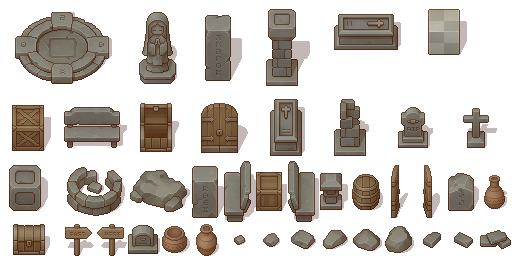
#> input picture game/assets/tilesets/props.png, 512 x 256 px, found by its file name
$ python pack_sprite_sheet.py props assets/tilesets/props.png game/assets/tilesets/props.png
#> lines starting #> are read from the running program, lines starting #| are printed output that depends on the picture
#!/usr/bin/env python3
"""Repack a free-form sprite sheet onto a 32 px grid for Godot's tile atlas.

The Cainos "with shadow" prop and plant sheets place sprites wherever they
fit, so slicing them on a 32 px grid cuts sprites in half. This script finds
each sprite by its alpha, gives it a whole-cell block, centers it in that
block and writes a new sheet plus a JSON manifest the tileset builder reads:

    [{"name": "prop_03", "cell": [x, y], "size": [w, h], "pixels": [w, h]}, ...]

Usage:
    python3 tools/pack_sprite_sheet.py props assets/tilesets/props.png game/assets/tilesets/props.png
    python3 tools/pack_sprite_sheet.py plant "assets/tilesets/plant.png" game/assets/tilesets/plant.png

The manifest lands next to the output as <name>.json.
"""

import json
import math
import sys
from pathlib import Path

from PIL import Image

CELL = 32
SHEET_WIDTH_CELLS = 16
# Pixels closer than this are one sprite, so a sprite and its soft shadow stay
# together.
MERGE_GAP = 2
# Anything smaller is sheet clutter (label text, stray pixels), not a sprite.
MIN_PIXELS = 8


def find_sprites(image: Image.Image):
    width, height = image.size
    alpha = image.getchannel("A").load()
    seen = [[False] * width for _ in range(height)]
    boxes = []
    for y in range(height):
        for x in range(width):
            if alpha[x, y] == 0 or seen[y][x]:
                continue
            stack = [(x, y)]
            seen[y][x] = True
            xs, ys = [], []
            while stack:
                cx, cy = stack.pop()
                xs.append(cx)
                ys.append(cy)
                for dy in range(-MERGE_GAP, MERGE_GAP + 1):
                    for dx in range(-MERGE_GAP, MERGE_GAP + 1):
                        nx, ny = cx + dx, cy + dy
                        if 0 <= nx < width and 0 <= ny < height and alpha[nx, ny] and not seen[ny][nx]:
                            seen[ny][nx] = True
                            stack.append((nx, ny))
            box = (min(xs), min(ys), max(xs) + 1, max(ys) + 1)
            if box[2] - box[0] >= MIN_PIXELS and box[3] - box[1] >= MIN_PIXELS:
                boxes.append(box)
    # Reading order of the source sheet keeps names stable between runs.
    boxes.sort(key=lambda b: (b[1] // CELL, b[0]))
    return boxes


def pack(prefix: str, source: Path, output: Path) -> None:
#> called with prefix = 'props'
    image = Image.open(source).convert("RGBA")
#> image is the input picture: PIL image 512x256 RGBA; mean R, G, B, A 42.6, 36.1, 29.9, 92.1
    boxes = find_sprites(image)
#> boxes = 36 items, first 6: (15, 12, 112, 84), (139, 11, 180, 84), (205, 15, 242, 81), (266, 9, 310, 86), (334, 14, 401, 50), (428, 9, 467, 55)

    entries = []
    blocks = []
    for index, (x0, y0, x1, y1) in enumerate(boxes):
        w, h = x1 - x0, y1 - y0
        blocks.append(
            {
                "name": f"{prefix}_{index:02d}",
                "box": (x0, y0, x1, y1),
                "pixels": (w, h),
                "size": (math.ceil(w / CELL), math.ceil(h / CELL)),
            }
        )
#> this loop made 36 passes
#> (x0, y0, x1, y1, w, h) on passes 1 to 12: (15, 12, 112, 84, 97, 72), (139, 11, 180, 84, 41, 73), (205, 15, 242, 81, 37, 66), (266, 9, 310, 86, 44, 77), (334, 14, 401, 50, 67, 36), (428, 9, 467, 55, 39, 46), (12, 105, 51, 151, 39, 46), (64, 107, 127, 148, 63, 41), (140, 103, 179, 152, 39, 49), (199, 103, 248, 153, 49, 50), (270, 99, 305, 156, 35, 57), (334, 99, 369, 156, 35, 57)
#> after the loop, blocks = 36 items

    # Shelf packing, tallest first, so the sheet stays compact.
    blocks.sort(key=lambda b: (-b["size"][1], -b["size"][0]))
    cursor_x = cursor_y = shelf_height = 0
    for block in blocks:
        bw, bh = block["size"]
        if cursor_x + bw > SHEET_WIDTH_CELLS:
            cursor_x = 0
            cursor_y += shelf_height
            shelf_height = 0
        block["cell"] = (cursor_x, cursor_y)
        cursor_x += bw
        shelf_height = max(shelf_height, bh)
#> this loop made 36 passes
#> (bw, bh, cursor_x, cursor_y, shelf_height) on passes 6, 13, 23: (3, 2, 3, 3, 2), (2, 2, 2, 5, 2), (2, 1, 2, 7, 1)
#> (bw, bh, cursor_x, shelf_height) on passes 1, 2, 3, 4, 5, 7: (4, 3, 4, 3), (2, 3, 6, 3), (2, 3, 8, 3), (2, 3, 10, 3), (6, 2, 16, 3), (2, 2, 5, 2)
#> after the loop, cursor_x = 16; cursor_y = 7; shelf_height = 1
    sheet_height_cells = cursor_y + shelf_height
#> sheet_height_cells = 8

    sheet = Image.new("RGBA", (SHEET_WIDTH_CELLS * CELL, sheet_height_cells * CELL), (0, 0, 0, 0))
#> sheet: PIL image 512x256 RGBA; every value is 0
    for block in blocks:
        sprite = image.crop(block["box"])
        bw, bh = block["size"]
        pw, ph = block["pixels"]
        cx, cy = block["cell"]
        offset = (cx * CELL + (bw * CELL - pw) // 2, cy * CELL + (bh * CELL - ph) // 2)
        sheet.alpha_composite(sprite, offset)
        entries.append(
            {"name": block["name"], "cell": list(block["cell"]), "size": [bw, bh], "pixels": [pw, ph]}
        )
#> this loop made 36 passes
#> (bw, bh, pw, ph, cx, cy, offset) on passes 1 to 12: (4, 3, 97, 72, 0, 0, (15, 12)), (2, 3, 41, 73, 4, 0, (139, 11)), (2, 3, 37, 66, 6, 0, (205, 15)), (2, 3, 44, 77, 8, 0, (266, 9)), (6, 2, 191, 61, 10, 0, (320, 1)), (3, 2, 67, 36, 0, 3, (14, 110)), (2, 2, 39, 46, 3, 3, (108, 105)), (2, 2, 39, 46, 5, 3, (172, 105)), (2, 2, 63, 41, 7, 3, (224, 107)), (2, 2, 39, 49, 9, 3, (300, 103)), (2, 2, 49, 50, 11, 3, (359, 103)), (2, 2, 35, 57, 13, 3, (430, 99))
#> pass 1, in pack, `sprite = image.crop(block["box"])`:
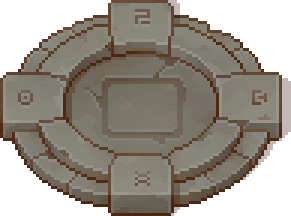
#> sprite: PIL image 97x72 RGBA (shown 3 times larger); mean R, G, B, A 87.4, 80.8, 71, 183.9; transparent parts drawn white
#> pass 2, in pack, `sprite = image.crop(block["box"])`:
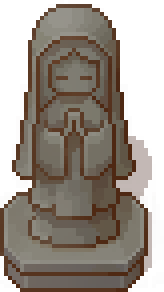
#> sprite: PIL image 41x73 RGBA (shown 4 times larger); mean R, G, B, A 80.5, 69.6, 59.5, 171.9; transparent parts drawn white
#> pass 3, in pack, `sprite = image.crop(block["box"])`:
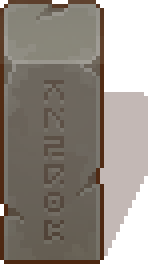
#> sprite: PIL image 37x66 RGBA (shown 4 times larger); mean R, G, B, A 85.1, 74.1, 64.8, 188.1; transparent parts drawn white
#> after the loop:
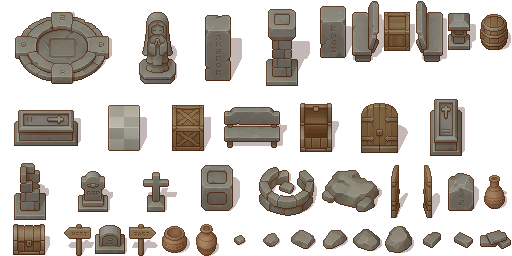
#> sheet: PIL image 512x256 RGBA; mean R, G, B, A 42.6, 36.1, 29.9, 92.1; transparent parts drawn white
#> after the loop:
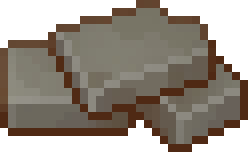
#> sprite: PIL image 31x19 RGBA (shown 8 times larger); mean R, G, B, A 79.6, 70.9, 60.8, 182.3; transparent parts drawn white
#> after the loop, entries = 36 items

    entries.sort(key=lambda e: e["name"])
    output.parent.mkdir(parents=True, exist_ok=True)
    sheet.save(output)
    output.with_suffix(".json").write_text(json.dumps(entries, indent=1) + "\n")
    print(f"{source} -> {output}: {len(entries)} sprites on a {SHEET_WIDTH_CELLS}x{sheet_height_cells} cell sheet")
#| assets/tilesets/props.png -> game/assets/tilesets/props.png: 36 sprites on a 16x8 cell sheet


if __name__ == "__main__":
    if len(sys.argv) != 4:
        sys.exit(__doc__)
    pack(sys.argv[1], Path(sys.argv[2]), Path(sys.argv[3]))

$ run again, with game/assets/tilesets/TX Struct.png copied over game/assets/tilesets/props.png
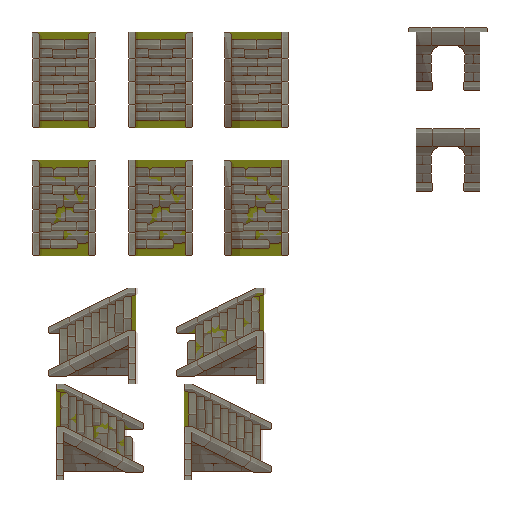
#> input picture game/assets/tilesets/TX Struct.png, 512 x 512 px, found by its file name
#> in pack, image is the input picture: PIL image 512x512 RGBA; mean R, G, B, A 162.1, 159.8, 154.7, 64.5
#> in pack, `boxes = find_sprites(image)`: boxes = [(408, 27, 488, 91), (32, 32, 96, 128), (128, 32, 193, 128), (224, 32, 289, 128), (416, 128, 480, 192), (32, 160, 96, 256), (128, 160, 193, 256), (224, 160, 289, 256), (48, 288, 138, 384), (176, 288, 266, 384), (56, 384, 144, 480), (184, 384, 272, 480)]
#> the loop in pack, `for index, (x0, y0, x1, y1) in enumerate(boxes):` made 12 passes
#> (x0, y0, x1, y1, w, h) on passes 1 to 8: (408, 27, 488, 91, 80, 64), (32, 32, 96, 128, 64, 96), (128, 32, 193, 128, 65, 96), (224, 32, 289, 128, 65, 96), (416, 128, 480, 192, 64, 64), (32, 160, 96, 256, 64, 96), (128, 160, 193, 256, 65, 96), (224, 160, 289, 256, 65, 96)
#> after the loop in pack, `for index, (x0, y0, x1, y1) in enumerate(boxes):`: blocks = 12 items
#> the loop in pack, `for block in blocks:` made 12 passes
#> (bw, bh, cursor_x, cursor_y, shelf_height) on passes 6, 12: (3, 3, 3, 3, 3), (2, 2, 2, 6, 2)
#> after the loop in pack, `for block in blocks:`: cursor_x = 2; cursor_y = 6; shelf_height = 2
#> sheet_height_cells = 8
#> the loop in pack, `for block in blocks:` made 12 passes
#> (bw, bh, pw, ph, cx, cy, offset) on passes 1 to 8: (3, 3, 65, 96, 0, 0, (15, 0)), (3, 3, 65, 96, 3, 0, (111, 0)), (3, 3, 65, 96, 6, 0, (207, 0)), (3, 3, 65, 96, 9, 0, (303, 0)), (3, 3, 90, 96, 12, 0, (387, 0)), (3, 3, 90, 96, 0, 3, (3, 96)), (3, 3, 88, 96, 3, 3, (100, 96)), (3, 3, 88, 96, 6, 3, (196, 96))
#> after the loop in pack, `for block in blocks:`:
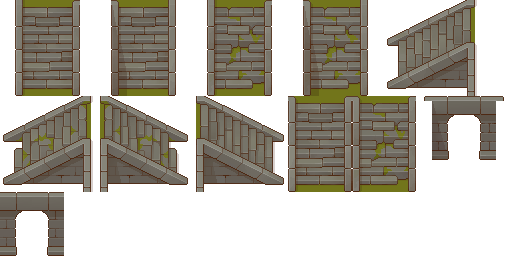
#> sheet: PIL image 512x256 RGBA; mean R, G, B, A 56.5, 52.3, 42.6, 129.1; transparent parts drawn white
#> after the loop in pack, `for block in blocks:`:
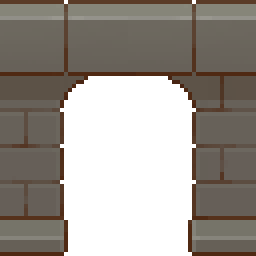
#> sprite: PIL image 64x64 RGBA (shown 4 times larger); mean R, G, B, A 155.7, 149.6, 142.8, 168.1; transparent parts drawn white
#> after the loop in pack, `for block in blocks:`: entries = 12 items
#| assets/tilesets/props.png -> game/assets/tilesets/props.png: 12 sprites on a 16x8 cell sheet

$ run again, with game/assets/tilesets/catacombs_mainlevbuild.png copied over game/assets/tilesets/props.png
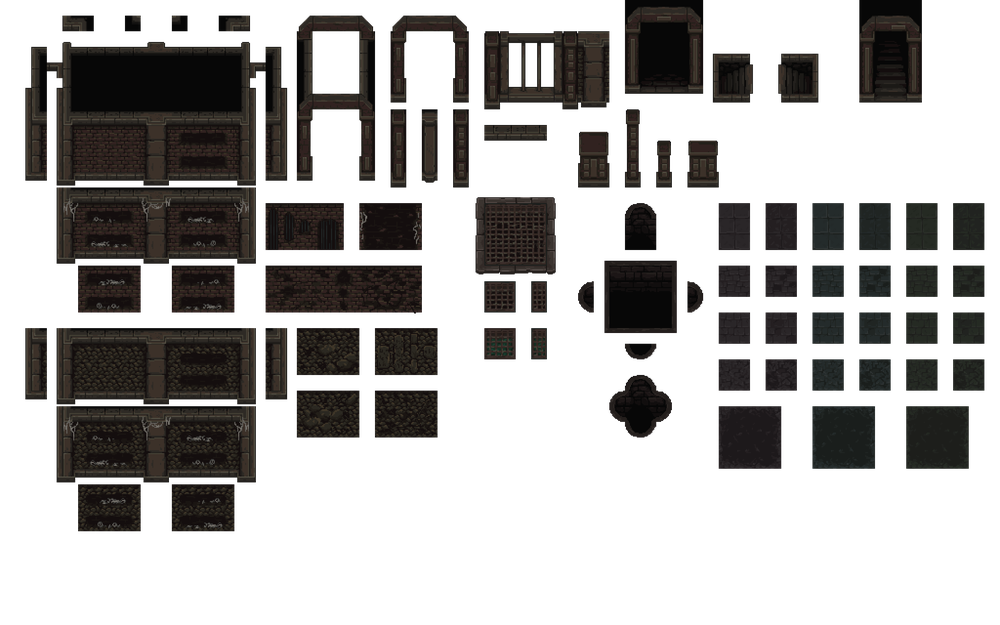
#> input picture game/assets/tilesets/catacombs_mainlevbuild.png, 1000 x 625 px, shrunk from 3072 x 1920 before the run, found by its file name
#> in pack, image is the input picture: PIL image 1000x625 RGBA; mean R, G, B, A 13.2, 11.6, 10.4, 89.2
#> in pack, `boxes = find_sprites(image)`: boxes = 68 items, first 6: (60, 13, 96, 34), (122, 13, 143, 34), (169, 13, 190, 34), (216, 13, 253, 34), (294, 13, 378, 183), (388, 13, 471, 105)
#> the loop in pack, `for index, (x0, y0, x1, y1) in enumerate(boxes):` made 68 passes
#> (x0, y0, x1, y1, w, h) on passes 1 to 8: (60, 13, 96, 34, 36, 21), (122, 13, 143, 34, 21, 21), (169, 13, 190, 34, 21, 21), (216, 13, 253, 34, 37, 21), (294, 13, 378, 183, 84, 170), (388, 13, 471, 105, 83, 92), (482, 29, 612, 112, 130, 83), (622, 0, 706, 96, 84, 96)
#> after the loop in pack, `for index, (x0, y0, x1, y1) in enumerate(boxes):`: blocks = 68 items
#> the loop in pack, `for block in blocks:` made 68 passes
#> (bw, bh, cursor_x, cursor_y, shelf_height) on passes 3, 7, 12, 20, 24, 30, 38, 46: (3, 6, 3, 9, 6), (3, 3, 3, 15, 3), (3, 3, 3, 18, 3), (5, 2, 5, 21, 2), (3, 2, 3, 23, 2), (2, 2, 2, 25, 2), (2, 2, 2, 27, 2), (2, 2, 2, 29, 2)
#> after the loop in pack, `for block in blocks:`: cursor_x = 8; cursor_y = 33; shelf_height = 1
#> sheet_height_cells = 34
#> the loop in pack, `for block in blocks:` made 68 passes
#> (bw, bh, pw, ph, cx, cy, offset) on passes 1 to 8: (9, 9, 267, 276, 0, 0, (10, 6)), (7, 7, 202, 206, 9, 0, (299, 9)), (3, 6, 84, 170, 0, 9, (6, 299)), (3, 4, 65, 105, 3, 9, (111, 299)), (5, 3, 130, 83, 6, 9, (207, 294)), (3, 3, 83, 92, 11, 9, (358, 290)), (3, 3, 84, 96, 0, 15, (6, 480)), (3, 3, 85, 82, 3, 15, (101, 487))
#> after the loop in pack, `for block in blocks:`:
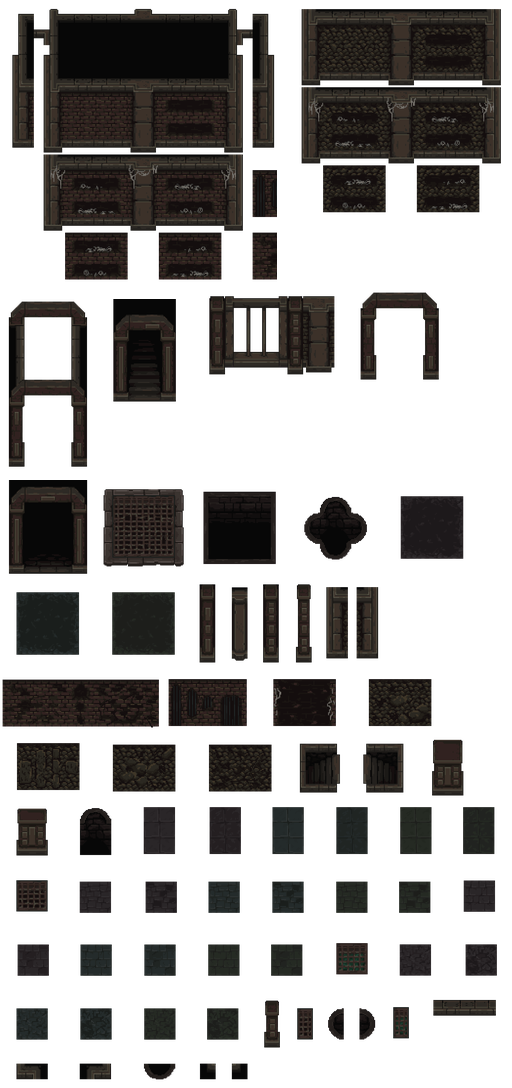
#> sheet: PIL image 512x1088 RGBA; mean R, G, B, A 15, 13.2, 11.8, 101.1; transparent parts drawn white
#> after the loop in pack, `for block in blocks:`:
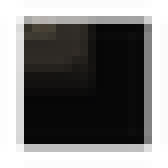
#> sprite: PIL image 21x21 RGBA (shown 8 times larger); mean R, G, B, A 12.4, 11.8, 10.4, 141.6; transparent parts drawn white
#| assets/tilesets/props.png -> game/assets/tilesets/props.png: 68 sprites on a 16x34 cell sheet

$ run again, with game/assets/tilesets/ft_ground.png copied over game/assets/tilesets/props.png
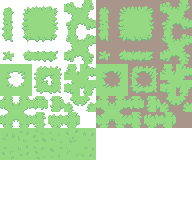
#> input picture game/assets/tilesets/ft_ground.png, 192 x 224 px, found by its file name
#> in pack, image is the input picture: PIL image 192x224 RGBA; mean R, G, B, A 190.3, 221.9, 178.6, 134.3
#> in pack, `boxes = find_sprites(image)`: boxes = [(0, 0, 192, 160), (2, 7, 14, 42), (22, 6, 58, 42), (3, 51, 14, 61), (23, 50, 58, 62), (34, 66, 62, 94)]
#> the loop in pack, `for index, (x0, y0, x1, y1) in enumerate(boxes):` made 6 passes
#> (x0, y0, x1, y1, w, h) on passes 1 to 6: (0, 0, 192, 160, 192, 160), (2, 7, 14, 42, 12, 35), (22, 6, 58, 42, 36, 36), (3, 51, 14, 61, 11, 10), (23, 50, 58, 62, 35, 12), (34, 66, 62, 94, 28, 28)
#> after the loop in pack, `for index, (x0, y0, x1, y1) in enumerate(boxes):`: blocks = 6 items
#> the loop in pack, `for block in blocks:` made 6 passes
#> (bw, bh, cursor_x) on passes 1 to 6: (6, 5, 6), (2, 2, 8), (1, 2, 9), (2, 1, 11), (1, 1, 12), (1, 1, 13)
#> after the loop in pack, `for block in blocks:`: cursor_x = 13; cursor_y = 0; shelf_height = 5
#> the loop in pack, `for block in blocks:` made 6 passes
#> (bw, bh, pw, ph, cx, offset) on passes 1 to 6: (6, 5, 192, 160, 0, (0, 0)), (2, 2, 36, 36, 6, (206, 14)), (1, 2, 12, 35, 8, (266, 14)), (2, 1, 35, 12, 9, (302, 10)), (1, 1, 11, 10, 11, (362, 11)), (1, 1, 28, 28, 12, (386, 2))
#> after the loop in pack, `for block in blocks:`:
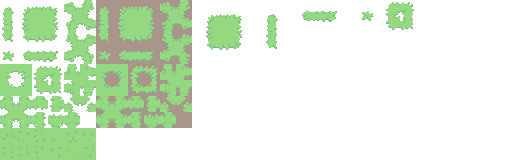
#> sheet: PIL image 512x160 RGBA; mean R, G, B, A 45.9, 61.1, 40.1, 77.8; transparent parts drawn white
#> after the loop in pack, `for block in blocks:`:
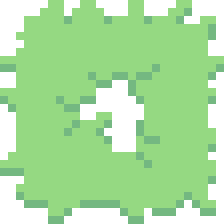
#> sprite: PIL image 28x28 RGBA (shown 8 times larger); mean R, G, B, A 147.8, 214.6, 132.1, 193.9; transparent parts drawn white
#> after the loop in pack, `for block in blocks:`: entries = 6 items
#| assets/tilesets/props.png -> game/assets/tilesets/props.png: 6 sprites on a 16x5 cell sheet
